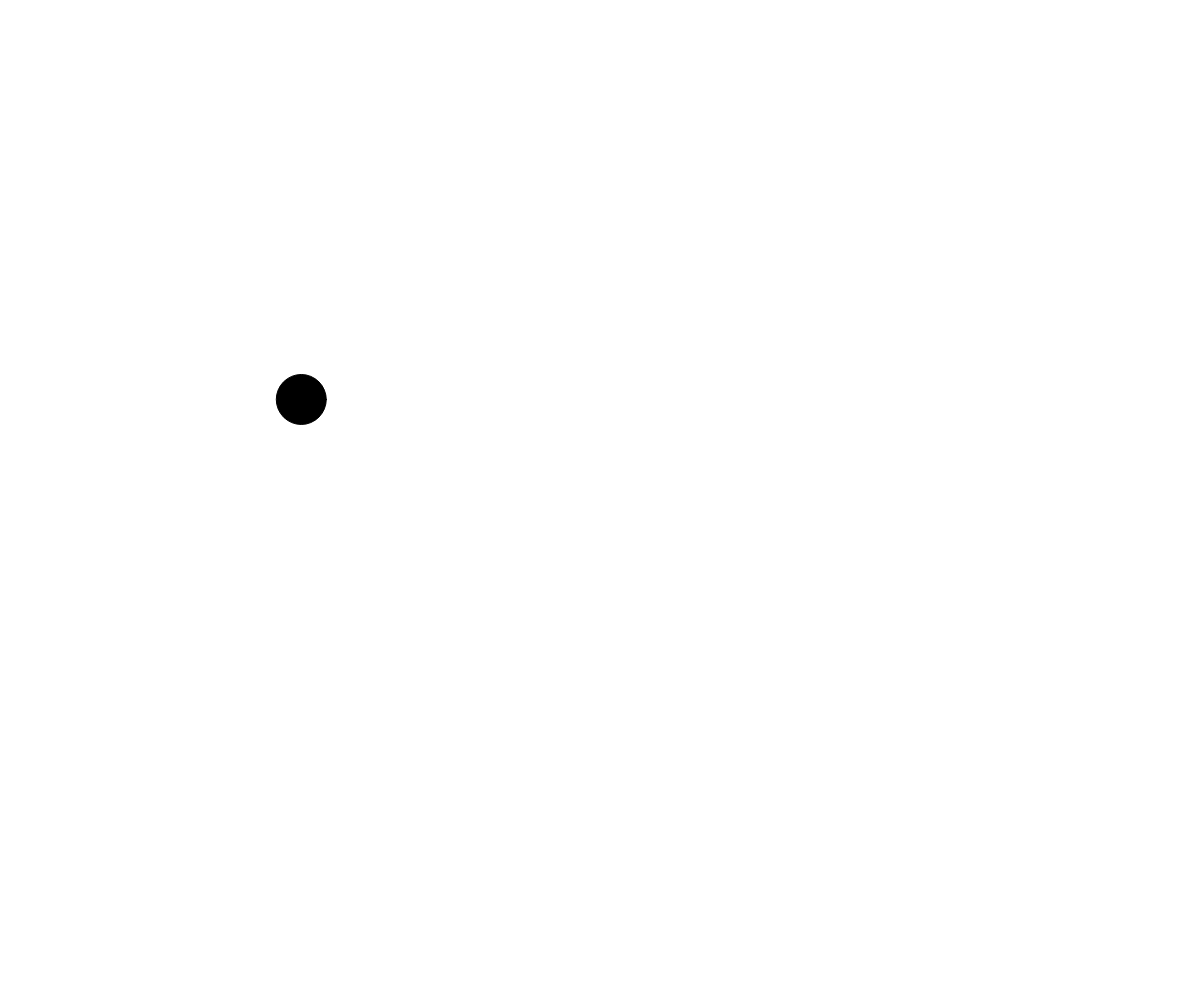
Frame 1 (no input)
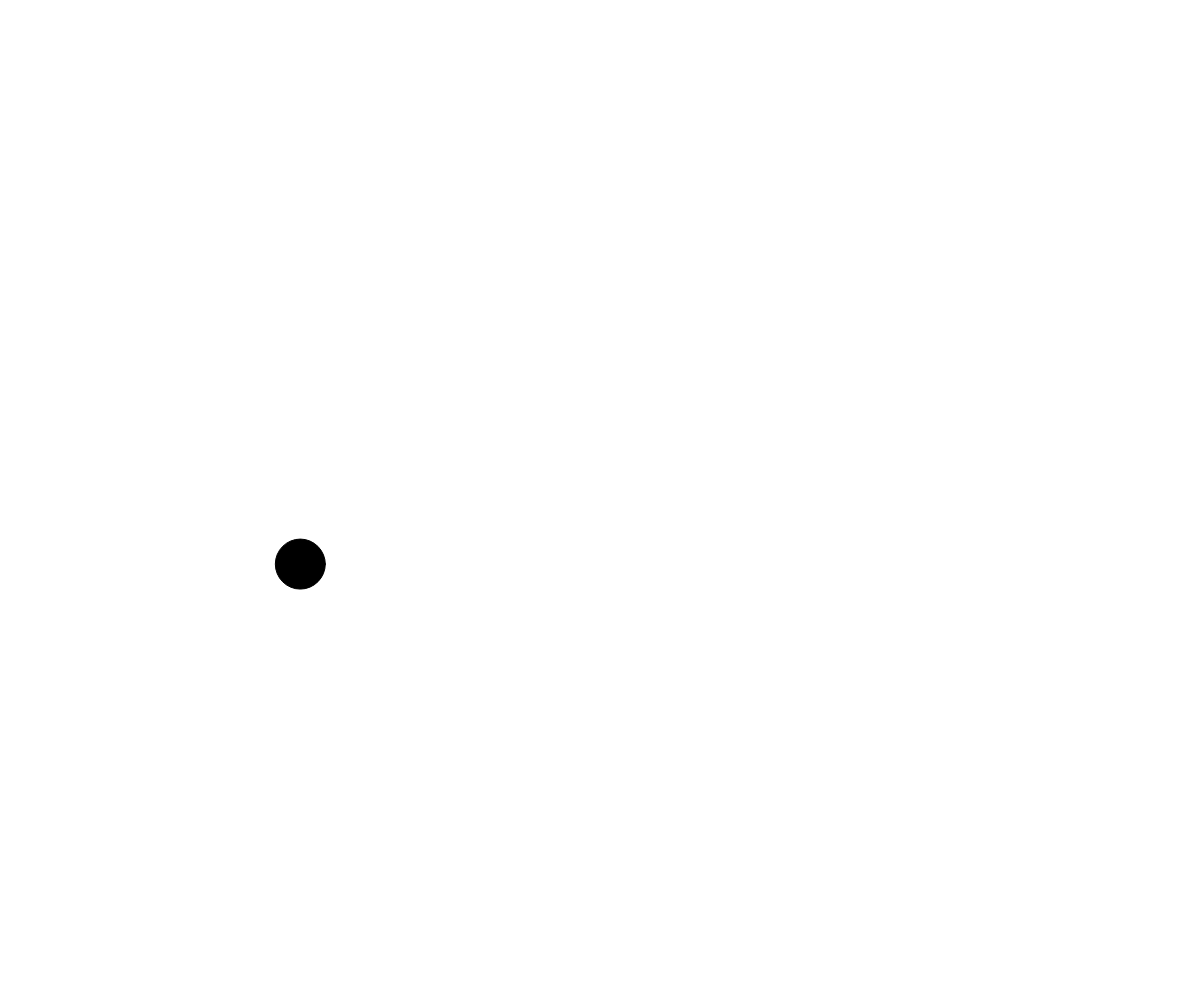
Frame 60 (no input)
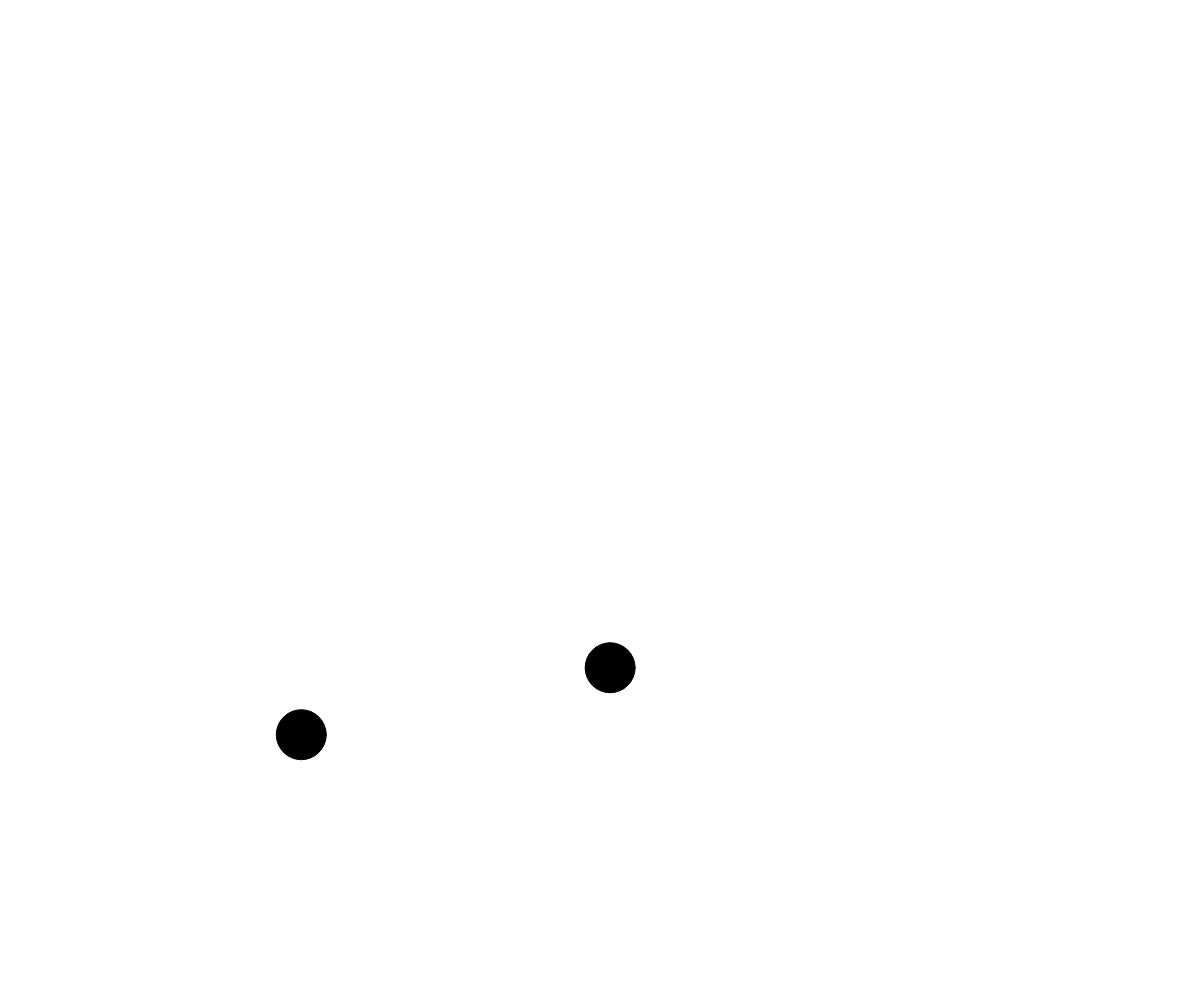
Frame 120 (the mouse pressed at the canvas centre since frame 60)

The p5.js sketch that drew these frames (run headless with seeded random() and noise() and a simulated clock; from frame 60 on, the mouse is pressed at the canvas centre):

// p5.js sketch
// ── sketch.js
// ball OOP
// Dan Schellenberg
// Ar 16, 2018

let ballArray = [];

function setup() {
  createCanvas(windowWidth, windowHeight);
  ballArray.push(new Ball(300, 400));
}

function draw() {
  background(255);

  for (let i=0; i<ballArray.length; i++) {
    ballArray[i].jiggle();
    ballArray[i].display();
  }

}

function mousePressed() {
  ballArray.push(new Ball(mouseX, mouseY));
}

class Ball {
  constructor(x, y) {
    this.x = x;
    this.y = y;
    this.radius = 50;
  }

  display() {
    fill(0);
    ellipse(this.x, this.y, this.radius, this.radius);
  }

  jiggle() {
    this.x += random(-3, 3);
    this.y += random(-3, 9);
  }

  goTo(x, y) {
    this.x = x;
    this.y = y;
  }
}
